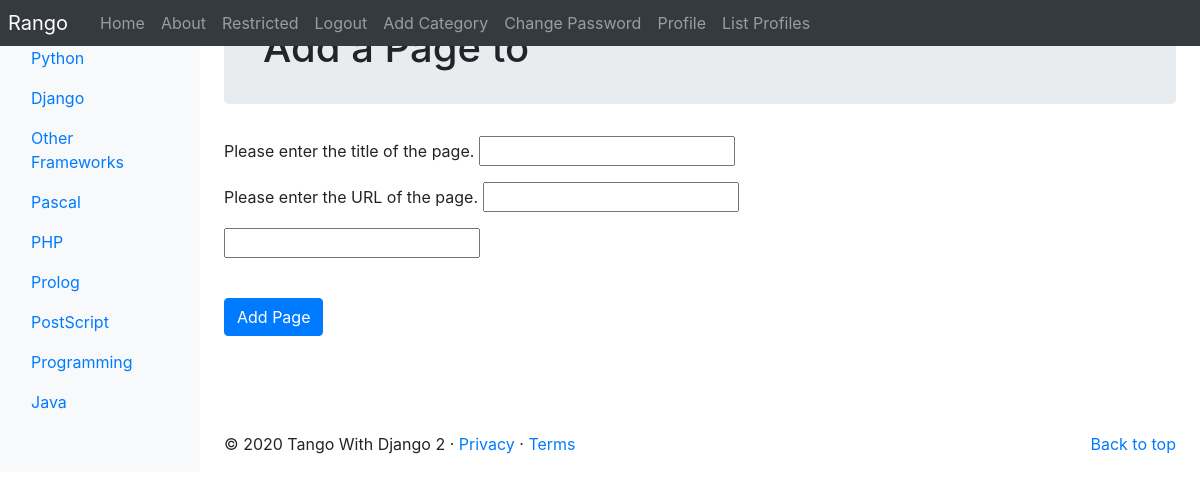
The app's page /rango/category/Python/add_page/ (signed in) with its own data.
### rango/models.py (models this page shows, shortened)
class Category(models.Model):
    NAME_MAX_LENGTH = 128
    name = models.CharField(max_length=NAME_MAX_LENGTH, unique=True)
    views = models.IntegerField(default=0)
    likes = models.IntegerField(default=0)
    slug = models.SlugField(unique=True)
    class Meta:
        verbose_name_plural = 'Categories'

### rango/views.py (the view, shortened to what this page needs)
# urls.py: path('category/<slug:category_name_slug>/add_page/', AddPageView.as_view(), name='add_page'),
class AddPageView(View):
    form = PageForm()
    category = None
    context_dict = dict()
    def get_category(self, category_name_slug):
        try:
            self.category = Category.objects.get(slug=category_name_slug)
            self.context_dict['category'] = self.category
        except Category.DoesNotExist:
            self.category = None
        if self.category is None:
            return redirect(reverse('rango:index'))
    @method_decorator(login_required)
    def get(self, request, category_name_slug):
        self.get_category(category_name_slug)
        self.context_dict['form'] = self.form
        return render(request, 'rango/add_page.html', self.context_dict)

### rango/forms.py (shortened to what this page needs)
class PageForm(forms.ModelForm):
    title = forms.CharField(max_length=Page.TITLE_MAX_LENGTH, help_text="Please enter the title of the page.")
    url = forms.URLField(max_length=Page.URL_MAX_LENGTH, help_text="Please enter the URL of the page.")
    views = forms.IntegerField(widget=forms.HiddenInput(), initial=0)
    class Meta:
        model = Page
        exclude = ('category',)

### rango/templatetags/rango_template_tags.py (called while the page is built)
@register.inclusion_tag('rango/categories.html')
def get_category_list(current_category=None):
    return {'categories': Category.objects.all(),
            'current_category': current_category}

### templates/rango/add_page.html (shortened to what this page needs)
{% extends 'rango/base.html' %}
{% load staticfiles %}
{% block body_block %}
    <div class="jumbotron p-4">
        <div class="container">
            <h1 class="jumbotron-heading">Add a Page to {{ category.name }}</h1>
        </div>
    </div>
    <div class="container">
        <div class="row">
            <form role="form" id="page_form" method="post"
                  action="{% url 'rango:add_page' category.slug %}">
                {% for field in form.visible_fields %}
                    {{ field.help_text }}
                    {{ field }} <br />
                    <div class="p-2"></div>
                {% endfor %}
                <br />
                <button class="btn btn-primary" type="submit" name="submit">
                    Add Page
                </button>
                <div class="p-5"></div>
            </form>
        </div>
    </div>
{% endblock %}

### templates/rango/categories.html (shortened to what this page needs)
<ul class="nav flex-column">
    {% if categories %}
        {% for c in categories %}
            {% if c == current_category %}
                <li class="nav-item">
                    <a class="nav-link active" href="{% url 'rango:show_category' c.slug %}">
                        <span data-feather="archive"></span>{{ c.name }}
                    </a>
                </li>
            {% else %}
                <li class="nav-item">
                    <a class="nav-link" href="{% url 'rango:show_category' c.slug %}">
                        {{ c.name }}
                    </a>
                </li>
            {% endif %}
        {% endfor %}
    {% else %}
        <li class="nav-item">There are no categories present.</li>
    {% endif %}
</ul>

### records on screen
Category: name "Python"
Category: name "Django"
Category: name "Other Frameworks"
Category: name "Pascal"
Category: name "PHP"
Category: name "Prolog"
Category: name "PostScript"
Category: name "Programming"
Category: name "Java"

### other values on screen
{{ field.help_text }} "Please enter the title of the page." "Please enter the URL of the page."
